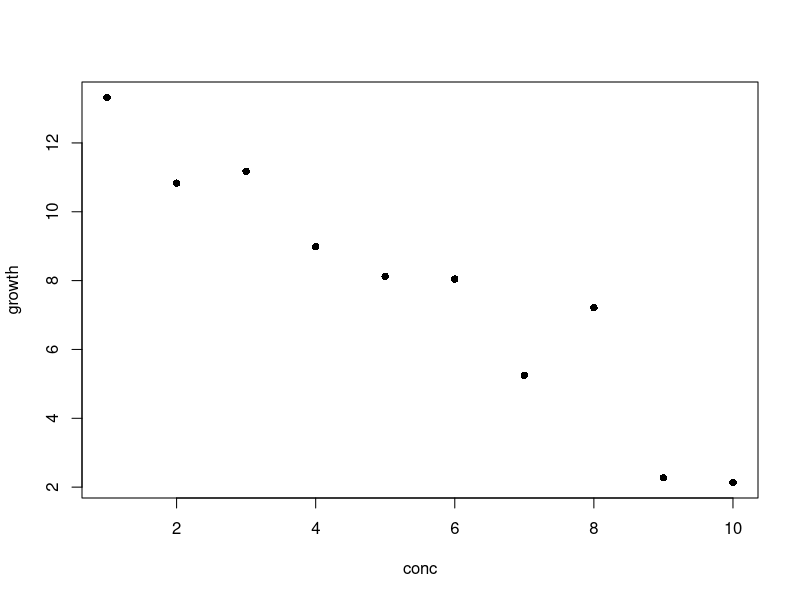
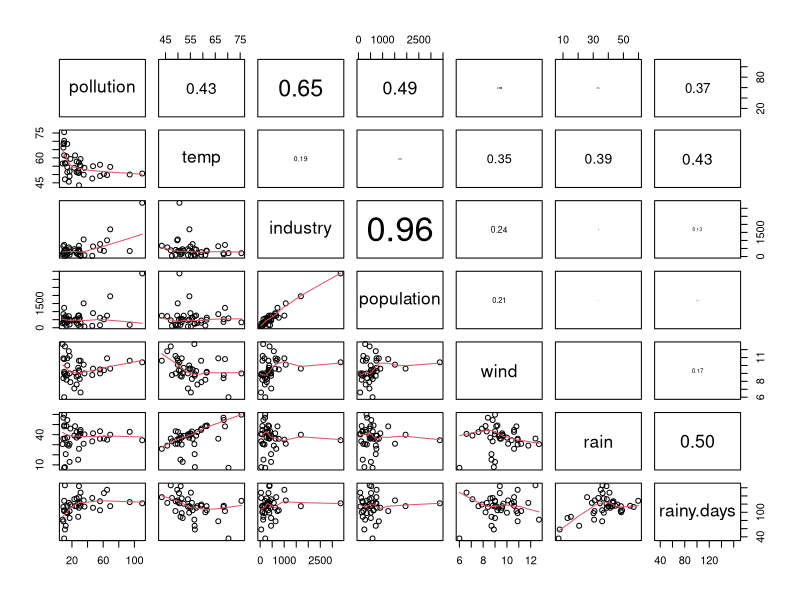
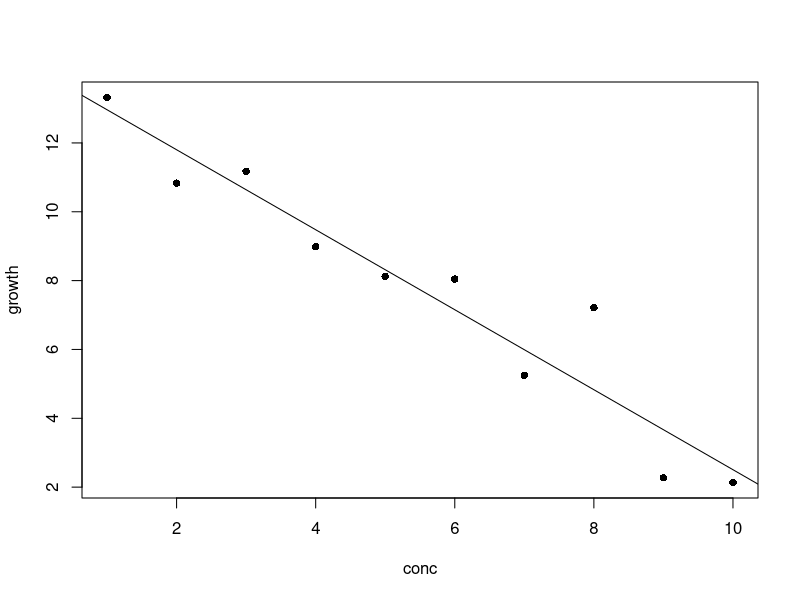
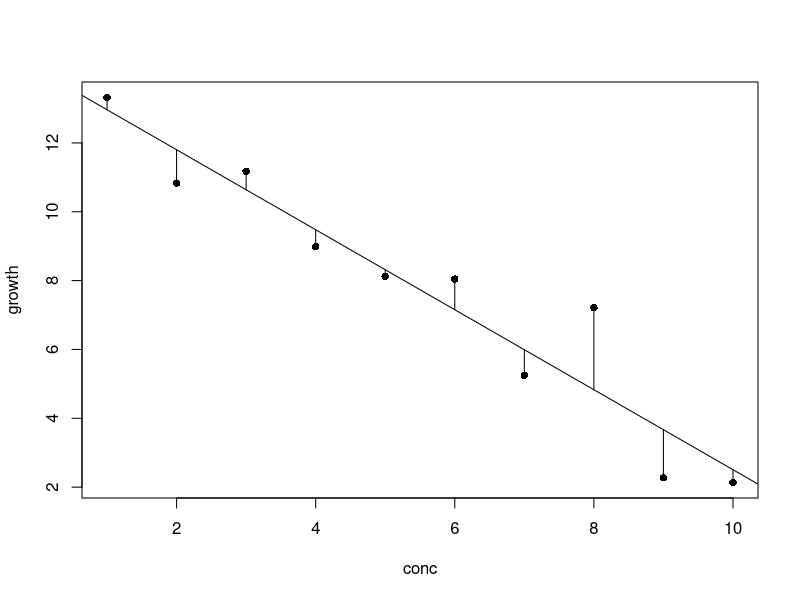
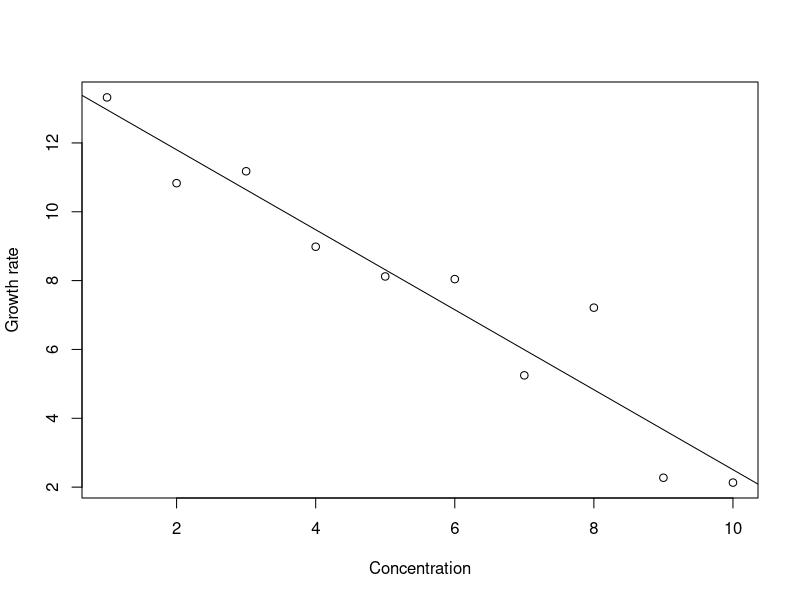
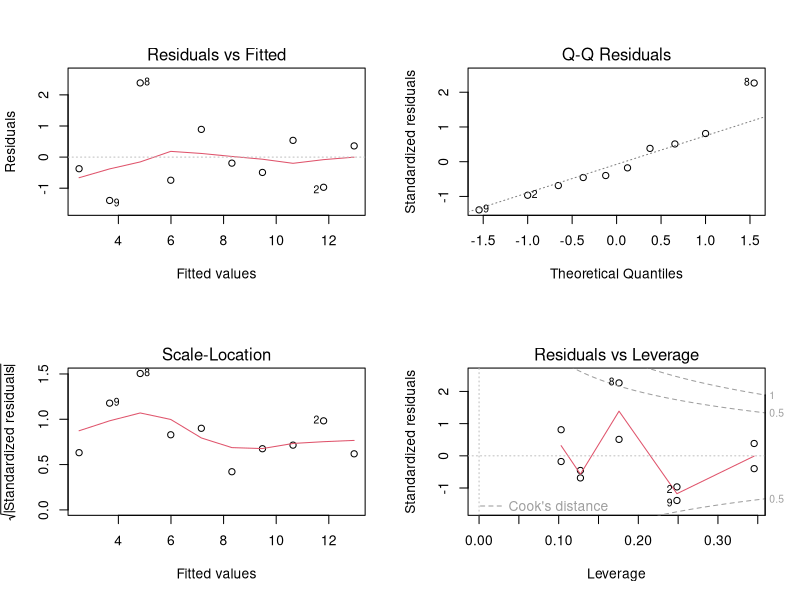
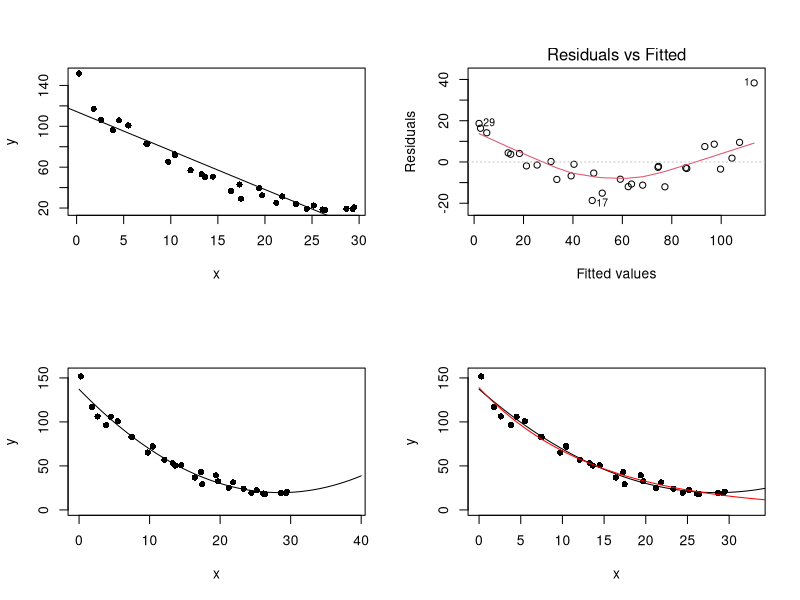

R code for these plots, in order:
## ---- chunk 1
data <- read.csv("lactoferrin.csv")
plot(data, pch = 16)
## ---- chunk 2
data <- read.csv("pollution.csv")
panel.cor <- function(x, y, digits = 2, prefix = "", cex.cor, ...)
{
    usr <- par("usr"); on.exit(par(usr))
    par(usr = c(0, 1, 0, 1))
    r <- abs(cor(x, y))
    txt <- format(c(r, 0.123456789), digits = digits)[1]
    txt <- paste0(prefix, txt)
    if(missing(cex.cor)) cex.cor <- 0.8/strwidth(txt)
    text(0.5, 0.5, txt, cex = cex.cor * r)
}
pairs(data, lower.panel = panel.smooth, upper.panel = panel.cor)
## ---- chunk 3
data <- read.csv("lactoferrin.csv")
plot(data, pch = 16)
model <- lm(growth ~ conc, data = data)
abline(model)
## ---- chunk 4
plot(data, pch = 16)
model <- lm(growth ~ conc, data = data)
abline(model)
fitted <- fitted(model)
for (i in 1:10) lines(c(data$conc[i], data$conc[i]), c(data$growth[i], fitted[i]))
## ---- chunk 5
options(digits=3)
## ---- chunk 6
data <- read.csv("lactoferrin.csv")
data
## ---- chunk 7
library(xtable)
print(xtable(data), include.rownames=FALSE, comment=FALSE, tabular.environment='longtable', floating=FALSE)
## ---- chunk 8
model <- lm(growth ~ conc, data = data)
model
## ---- chunk 9
plot(data, xlab="Concentration", ylab="Growth rate")
abline(model)
## ---- chunk 10
coefficients(model)
fitted(model)
## ---- chunk 11
residuals(model)
## ---- chunk 12
x <- data$conc
y <- data$growth

SSY <- sum((y - mean(y))^2)
SSY
SSR <- sum((fitted(model) - mean(y))^2)
SSR
SSE <- sum((y - fitted(model))^2)
SSE
## ---- chunk 13
options(digits=2)
error_variance <- SSE / (length(data$growth) - 2)
F_ratio <- SSR / error_variance
## ---- chunk 14
options(digits=3)
## ---- chunk 15
anova(model)
## ---- chunk 16
summary(model)
## ---- chunk 17
confint(model, level = 0.95)
## ---- chunk 18
SSR / SSY
## ---- chunk 19
cor.test(data$growth, data$conc)
## ---- chunk 20
par(mfrow=c(2,2))
plot(model)
## ---- chunk 21
data <- read.csv("decay.csv")
plot(data, pch = 16)
model <- lm(y ~ x, data = data)
abline(model)
## ---- chunk 22
plot(model, which = c(1))
## ---- chunk 23
quadratic <- lm(y ~ x + I(x^2), data = data)
summary(quadratic)
## ---- chunk 24
x <- data$x
y <- data$y
plot(x, y, pch=16, xlim=c(0, 39), ylim=c(0, 155))
xv <- seq(0, 40, 0.1)
yv <- predict(quadratic, data.frame(x = xv))
lines(xv, yv)
## ---- chunk 25
exponential <- lm(log(y) ~ x, data = data)
summary(exponential)
## ---- chunk 26
plot(x, y, pch=16, xlim=c(0, 33), ylim=c(0, 155))
lines(xv, yv)
yv2 <- exp(predict(exponential, data.frame(x = xv)))
lines(xv, yv2, col="red")
